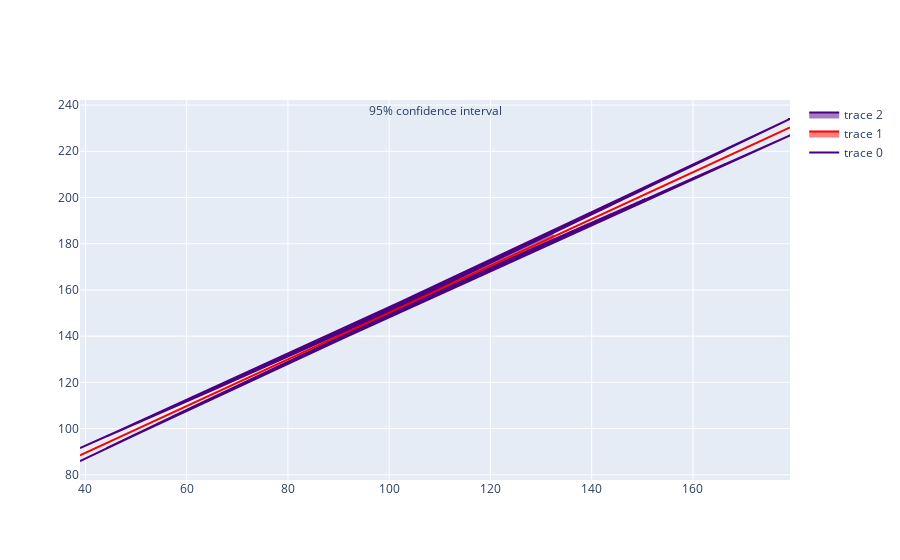

The notebook cell saved with this chart:
### Code cell
import plotly.graph_objects as go

fig = go.Figure()
fig.add_trace(go.Scatter(x=x, y=yhat_bootstrapped_predictions_low_values,
    fill=None,
    mode='lines',
    line_color='indigo',
    ))

fig.add_trace(go.Scatter(x=x, y=yhat_whole_ds,
    fill='tonexty',
    mode='lines',
    line_color='red',
    ))

fig.add_trace(go.Scatter(x=x, y=yhat_bootstrapped_predictions_high_values,
    fill='tonexty', # fill area between yhat_bootstrapped_predictions_low_values and yhat_bootstrapped_predictions_high_values
    mode='lines', line_color='indigo'))

fig.update_layout(annotations=[dict(xref='paper',
                                    yref='paper',
                                    x=0.5, y=1,
                                    showarrow=False,
                                    text='95% confidence interval')])

fig.show()

### Figure 1 — Plotly figure (JSON) as saved in the notebook; plotly's stock layout.template omitted (floating-point values rounded to 4 significant figures; data arrays with more than 128 entries replaced by an {"elided": "..."} marker saying what was removed)
{"data": [{"line": {"color": "indigo"}, "mode": "lines", "type": "scatter", "x": {"elided": "1000 float values"}, "y": {"elided": "1000 float values"}}, {"fill": "tonexty", "line": {"color": "red"}, "mode": "lines", "type": "scatter", "x": {"elided": "1000 float values"}, "y": {"elided": "1000 float values"}}, {"fill": "tonexty", "line": {"color": "indigo"}, "mode": "lines", "type": "scatter", "x": {"elided": "1000 float values"}, "y": {"elided": "1000 float values"}}], "layout": {"annotations": [{"showarrow": false, "text": "95% confidence interval", "x": 0.5, "xref": "paper", "y": 1, "yref": "paper"}]}}
